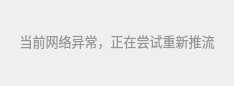
<?xml version="1.0" encoding="UTF-8"?>
<ui version="4.0">
 <class>VHDesktopTip</class>
 <widget class="QWidget" name="VHDesktopTip">
  <property name="geometry">
   <rect>
    <x>0</x>
    <y>0</y>
    <width>234</width>
    <height>86</height>
   </rect>
  </property>
  <property name="windowTitle">
   <string>Form</string>
  </property>
  <property name="styleSheet">
   <string notr="true"/>
  </property>
  <layout class="QGridLayout" name="gridLayout">
   <property name="leftMargin">
    <number>18</number>
   </property>
   <property name="topMargin">
    <number>11</number>
   </property>
   <property name="rightMargin">
    <number>18</number>
   </property>
   <property name="bottomMargin">
    <number>15</number>
   </property>
   <property name="spacing">
    <number>0</number>
   </property>
   <item row="0" column="0">
    <widget class="QLabel" name="label">
     <property name="font">
      <font>
       <family>微软雅黑</family>
       <pointsize>10</pointsize>
      </font>
     </property>
     <property name="styleSheet">
      <string notr="true">color:#969696</string>
     </property>
     <property name="text">
      <string>当前网络异常，正在尝试重新推流</string>
     </property>
     <property name="alignment">
      <set>Qt::AlignCenter</set>
     </property>
     <property name="wordWrap">
      <bool>true</bool>
     </property>
    </widget>
   </item>
  </layout>
 </widget>
 <resources/>
 <connections/>
</ui>
